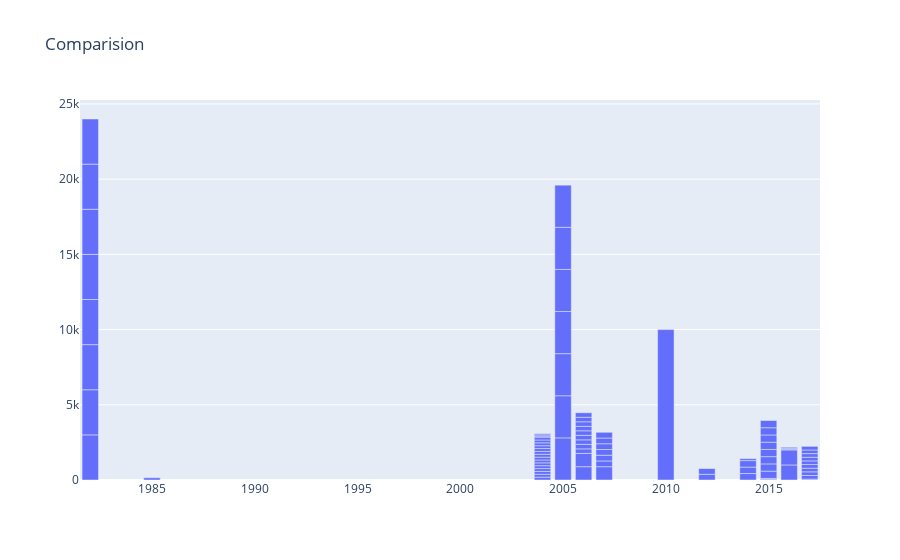

Notebook code for this chart:
### Code cell
# Create a line (trace) for the number of games released
# trace0 = go.Bar(
#     x=data['Organization'],
#     y=data['AUM']
# )
trace1 = go.Bar(
    x=data['Year Established'],
    y=data['AUM'],
)

# Define the data array
data1 = [trace1]

# Set the title
layout = {'title': 'Comparision'}

# Create a Figure and plot it
fig = go.Figure(data=data1, layout=layout)
iplot(fig, show_link=True)

### Figure 1 — Plotly figure (JSON) as saved in the notebook; plotly's stock layout.template omitted (floating-point values rounded to 4 significant figures)
{"data": [{"y": [885, 885, 885, 300, 300, 300, 300, 300, 300, 300, 300, 300, 150, 2800, 2800, 2800, 2800, 2800, 2800, 2800, 1000, 1000, 60, 381, 381, 381, 381, 381, 381, 3000, 3000, 3000, 3000, 3000, 3000, 3000, 3000, 10000, 429.5, 429.5, 429.5, 380, 380, 60.2, 60.2, 60.2, 242, 242, 242, 242, 242, 242, 242, 242, 242, 190, 190, 190, 190, 190, 190, 190, 190, 190, 190, 190, 190, 190, 190, 190, 130, 54, 54, 75, 75, 75, 481, 481, 481, 481, 481, 481, 481, 481], "x": [2006, 2006, 2007, 2006, 2006, 2006, 2006, 2006, 2006, 2006, 2006, 2006, 1985, 2005, 2005, 2005, 2005, 2005, 2005, 2005, 2016, 2016, 2017, 2007, 2007, 2007, 2007, 2007, 2007, 1982, 1982, 1982, 1982, 1982, 1982, 1982, 1982, 2010, 2014, 2014, 2014, 2012, 2012, 2016, 2016, 2016, 2017, 2017, 2017, 2017, 2017, 2017, 2017, 2017, 2017, 2004, 2004, 2004, 2004, 2004, 2004, 2004, 2004, 2004, 2004, 2004, 2004, 2004, 2004, 2004, 2014, 2015, 2015, 2004, 2004, 2004, 2015, 2015, 2015, 2015, 2015, 2015, 2015, 2015], "type": "bar"}], "layout": {"title": {"text": "Comparision"}}}
